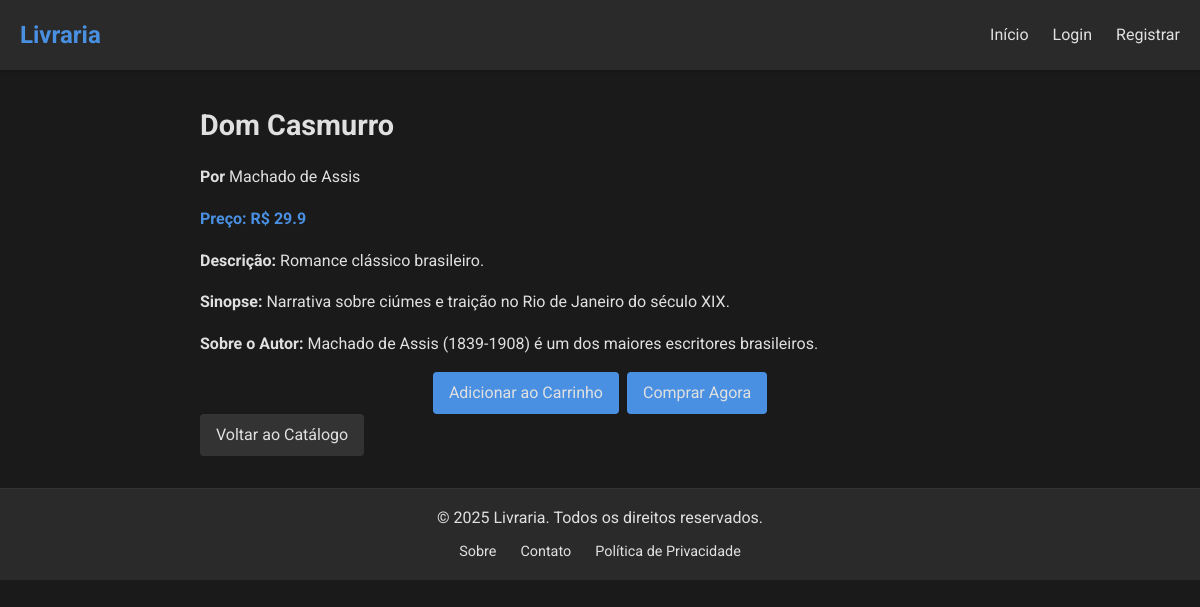
The page /livro/1 on the database its author committed.
### models.py (models this page shows)
class Livro(db.Model):
    __tablename__ = 'livros'
    id = db.Column(db.Integer, primary_key=True)
    titulo = db.Column(db.String(200), nullable=False)
    autor = db.Column(db.String(100), nullable=False)
    preco = db.Column(db.Float, nullable=False)
    descricao = db.Column(db.Text, nullable=True)
    sinopse = db.Column(db.Text, nullable=True)
    autor_info = db.Column(db.Text, nullable=True)

### run.py (the view)
@app.route('/livro/<int:id>')
def detalhes_livro(id):
    livro = Livro.query.get_or_404(id)
    if 'interesses' not in session:
        session['interesses'] = []
    if id not in session['interesses']:
        session['interesses'].append(id)
    if len(session['interesses']) > 3:
        session['interesses'] = session['interesses'][-3:]
    session.modified = True
    return render_template('detalhes_livro.html', livro=livro)

### templates/detalhes_livro.html (shortened to what this page needs)
<!DOCTYPE html>
<html lang="pt-BR">
<head>
    <link rel="stylesheet" href="{{ url_for('static', filename='styles.css') }}">
</head>
<body>
    <header class="header">
        <div class="container">
            <h1 class="logo">Livraria</h1>
            <nav class="nav">
                <ul>
                    <li><a href="{{ url_for('index') }}">Início</a></li>
                    {% if current_user.is_authenticated %}
                        <li><a href="{{ url_for('dashboard') }}">Painel</a></li>
                        <li><a href="{{ url_for('carrinho.carrinho') }}">Carrinho</a></li>
                        <li><a href="{{ url_for('logout') }}">Logout</a></li>
                    {% else %}
                        <li><a href="{{ url_for('login') }}">Login</a></li>
                        <li><a href="{{ url_for('register') }}">Registrar</a></li>
                    {% endif %}
                </ul>
            </nav>
        </div>
    </header>
    <main class="container">
        <section class="book-details">
            <h2>{{ livro.titulo }}</h2>
            <p><strong>Por</strong> {{ livro.autor }}</p>
            <p class="price">Preço: R$ {{ livro.preco }}</p>
            <p><strong>Descrição:</strong> {{ livro.descricao }}</p>
            <p><strong>Sinopse:</strong> {{ livro.sinopse }}</p>
            <p><strong>Sobre o Autor:</strong> {{ livro.autor_info }}</p>
            <div class="book-actions">
                <a href="{{ url_for('carrinho.adicionar_carrinho', id=livro.id) }}" class="btn btn-primary">Adicionar ao Carrinho</a>
                <a href="{{ url_for('carrinho.finalizar') }}" class="btn btn-primary">Comprar Agora</a>
            </div>
            <a href="{{ url_for('index') }}" class="btn btn-secondary">Voltar ao Catálogo</a>
        </section>
    </main>
    <footer class="footer">
        <div class="container">
            <p>&copy; 2025 Livraria. Todos os direitos reservados.</p>
            <ul>
                <li><a href="#">Sobre</a></li>
                <li><a href="#">Contato</a></li>
                <li><a href="#">Política de Privacidade</a></li>
            </ul>
        </div>
    </footer>
</body>
</html>

### static/styles.css (style rules this page uses)
* { margin: 0; padding: 0; box-sizing: border-box; }
body { font-family: 'Roboto', sans-serif; background-color: #1a1a1a; color: #e0e0e0; line-height: 1.6; }
.container { max-width: 1200px; margin: 0 auto; padding: 0 20px; }
.header { background-color: #2a2a2a; padding: 1rem 0; position: sticky; top: 0; z-index: 1000; box-shadow: 0 2px 4px rgba(0, 0, 0, 0.2); }
.header .container { display: flex; justify-content: space-between; align-items: center; }
.logo { font-size: 1.5rem; font-weight: 700; color: #4a90e2; }
.nav ul { list-style: none; display: flex; gap: 1.5rem; align-items: center; }
.nav a { color: #e0e0e0; text-decoration: none; font-size: 1rem; transition: color 0.3s; }
.btn { display: inline-block; padding: 0.5rem 1rem; border: none; border-radius: 4px; text-decoration: none; font-size: 1rem; cursor: pointer; transition: background-color 0.3s; }
.btn-primary { background-color: #4a90e2; color: #e0e0e0; }
.btn-secondary { background-color: #333333; color: #e0e0e0; }
.book-actions { display: flex; gap: 0.5rem; justify-content: center; margin-top: 1rem; }
.book-details { padding: 2rem 0; max-width: 800px; margin: 0 auto; }
.book-details h2 { font-size: 1.8rem; margin-bottom: 1rem; }
.book-details p { margin-bottom: 1rem; }
.book-details .price { font-weight: 700; color: #4a90e2; }
.footer { background-color: #2a2a2a; padding: 1rem 0; text-align: center; border-top: 1px solid #333333; }
.footer ul { list-style: none; display: flex; justify-content: center; gap: 1.5rem; margin-top: 0.5rem; }
.footer a { color: #e0e0e0; text-decoration: none; font-size: 0.9rem; }

### rows shown on the page
Livro: titulo "Dom Casmurro", autor "Machado de Assis", preco "29.9", descricao "Romance clássico brasileiro.", sinopse "Narrativa sobre ciúmes e traição no Rio de Janeiro do século XIX.", autor_info "Machado de Assis (1839-1908) é um dos maiores escritores brasileiros."
